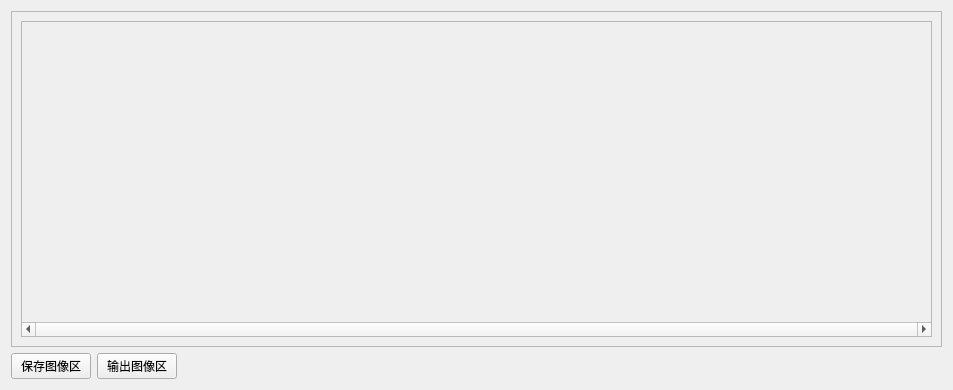
<?xml version="1.0" encoding="UTF-8"?>
<ui version="4.0">
 <class>Mywin_two</class>
 <widget class="QWidget" name="Mywin_two">
  <property name="geometry">
   <rect>
    <x>0</x>
    <y>0</y>
    <width>953</width>
    <height>390</height>
   </rect>
  </property>
  <property name="maximumSize">
   <size>
    <width>16777215</width>
    <height>16777215</height>
   </size>
  </property>
  <property name="windowTitle">
   <string>Form</string>
  </property>
  <layout class="QGridLayout" name="gridLayout_2">
   <item row="0" column="0">
    <layout class="QGridLayout" name="gridLayout">
     <item row="1" column="0">
      <widget class="QPushButton" name="pushButton">
       <property name="text">
        <string>保存图像区</string>
       </property>
      </widget>
     </item>
     <item row="0" column="0" colspan="3">
      <widget class="QStackedWidget" name="stackedWidget">
       <property name="frameShape">
        <enum>QFrame::StyledPanel</enum>
       </property>
       <property name="frameShadow">
        <enum>QFrame::Plain</enum>
       </property>
       <property name="lineWidth">
        <number>1</number>
       </property>
       <property name="currentIndex">
        <number>0</number>
       </property>
       <widget class="QWidget" name="page">
        <layout class="QGridLayout" name="gridLayout_3">
         <item row="0" column="0">
          <widget class="QScrollArea" name="scrollArea">
           <property name="minimumSize">
            <size>
             <width>0</width>
             <height>150</height>
            </size>
           </property>
           <property name="maximumSize">
            <size>
             <width>16777215</width>
             <height>16777215</height>
            </size>
           </property>
           <property name="verticalScrollBarPolicy">
            <enum>Qt::ScrollBarAsNeeded</enum>
           </property>
           <property name="horizontalScrollBarPolicy">
            <enum>Qt::ScrollBarAlwaysOn</enum>
           </property>
           <property name="widgetResizable">
            <bool>true</bool>
           </property>
           <widget class="QWidget" name="scrollAreaWidgetContents_2">
            <property name="geometry">
             <rect>
              <x>0</x>
              <y>0</y>
              <width>911</width>
              <height>302</height>
             </rect>
            </property>
           </widget>
          </widget>
         </item>
        </layout>
       </widget>
       <widget class="QWidget" name="page_2">
        <layout class="QGridLayout" name="gridLayout_4">
         <item row="1" column="0">
          <widget class="QScrollArea" name="scrollArea_2">
           <property name="horizontalScrollBarPolicy">
            <enum>Qt::ScrollBarAlwaysOn</enum>
           </property>
           <property name="widgetResizable">
            <bool>true</bool>
           </property>
           <widget class="QWidget" name="scrollAreaWidgetContents">
            <property name="geometry">
             <rect>
              <x>0</x>
              <y>0</y>
              <width>911</width>
              <height>302</height>
             </rect>
            </property>
           </widget>
          </widget>
         </item>
        </layout>
       </widget>
      </widget>
     </item>
     <item row="1" column="1">
      <widget class="QPushButton" name="pushButton_2">
       <property name="text">
        <string>输出图像区</string>
       </property>
      </widget>
     </item>
     <item row="1" column="2">
      <spacer name="horizontalSpacer">
       <property name="orientation">
        <enum>Qt::Horizontal</enum>
       </property>
       <property name="sizeHint" stdset="0">
        <size>
         <width>40</width>
         <height>20</height>
        </size>
       </property>
      </spacer>
     </item>
    </layout>
   </item>
  </layout>
 </widget>
 <resources/>
 <connections/>
</ui>
